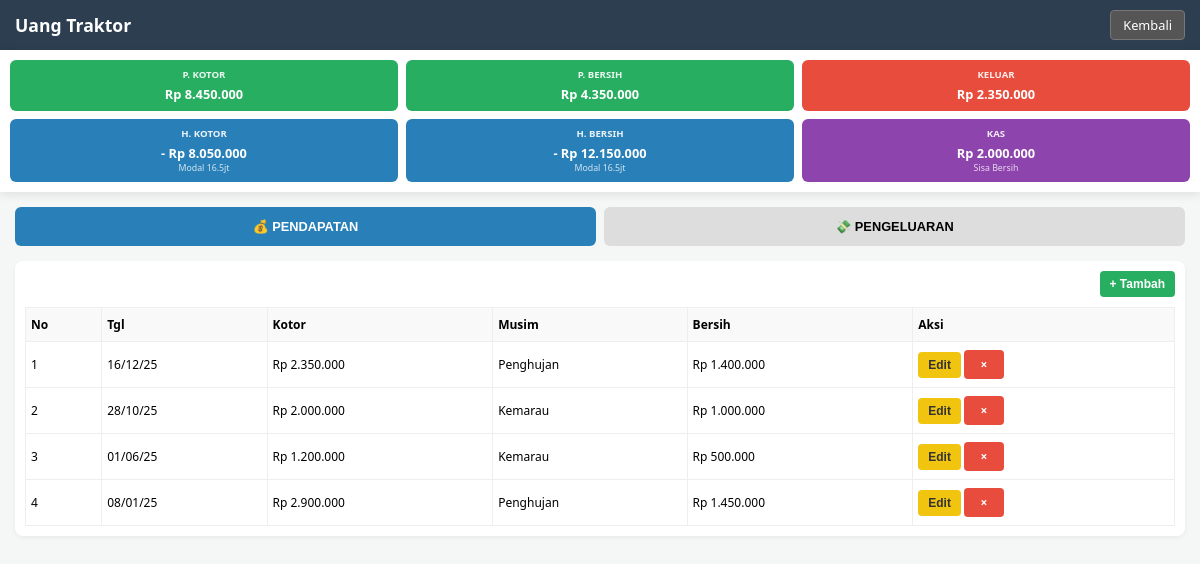
The app's page /traktor/index.php with its own data.
### tables this page shows
CREATE TABLE `pendapatan_traktor` (
  `id` int(11) NOT NULL,
  `tanggal` date DEFAULT NULL,
  `pendapatan_kotor` double DEFAULT NULL,
  `musim` varchar(50) DEFAULT NULL,
  `pendapatan_bersih` double DEFAULT NULL
);

### traktor/index.php (the view, shortened to what this page needs)
<?php
include '../koneksi.php';
$harga_beli_traktor = 16500000;
$sql_p = $conn->query("SELECT SUM(pendapatan_kotor) as kotor, SUM(pendapatan_bersih) as bersih FROM pendapatan_traktor")->fetch_assoc();
$sql_e = $conn->query("SELECT SUM(jumlah_pengeluaran) as keluar FROM pengeluaran_traktor")->fetch_assoc();
$total_pendapatan_kotor = $sql_p['kotor'] ?? 0;
$total_pendapatan_bersih = $sql_p['bersih'] ?? 0;
$total_pengeluaran       = $sql_e['keluar'] ?? 0;
$hasil_kotor  = $total_pendapatan_kotor - $harga_beli_traktor;
$hasil_bersih = $total_pendapatan_bersih - $harga_beli_traktor;
$sisa_uang    = $total_pendapatan_bersih - $total_pengeluaran;
function formatRp($angka) {
    $tanda = $angka < 0 ? "- " : "";
    return $tanda . "Rp " . number_format(abs($angka), 0, ',', '.');
}
?>
<!DOCTYPE html>
<html lang="id">
<head>
</head>
<body>
    <div class="navbar">
        <h2>Uang Traktor</h2>
        <a href="../index.php" class="btn-back">Kembali</a>
    </div>
    <div class="header-sticky">
        <div class="dashboard">
            <div class="card bg-green"><h4>P. Kotor</h4><p><?= formatRp($total_pendapatan_kotor) ?></p></div>
            <div class="card bg-green"><h4>P. Bersih</h4><p><?= formatRp($total_pendapatan_bersih) ?></p></div>
            <div class="card bg-red"><h4>Keluar</h4><p><?= formatRp($total_pengeluaran) ?></p></div>
            <div class="card bg-blue"><h4>H. Kotor</h4><p><?= formatRp($hasil_kotor) ?></p><small>Modal 16.5jt</small></div>
            <div class="card bg-blue"><h4>H. Bersih</h4><p><?= formatRp($hasil_bersih) ?></p><small>Modal 16.5jt</small></div>
            <div class="card bg-purple"><h4>KAS</h4><p><?= formatRp($sisa_uang) ?></p><small>Sisa Bersih</small></div>
        </div>
    </div>
    <div class="content">
        <div class="tab-buttons">
            <button class="tab-btn active" onclick="switchTab('pendapatan', this)">💰 PENDAPATAN</button>
            <button class="tab-btn" onclick="switchTab('pengeluaran', this)">💸 PENGELUARAN</button>
        </div>
        <div id="pendapatan" class="table-section active">
            <button class="btn btn-add" onclick="openModal('modalP1')">+ Tambah</button>
            <table>
                <tr style="background:#f9f9f9;">
                    <th>No</th>
                    <th>Tgl</th>
                    <th>Kotor</th> <th>Musim</th>
                    <th>Bersih</th>
                    <th>Aksi</th>
                </tr>
                <?php $res = $conn->query("SELECT * FROM pendapatan_traktor ORDER BY tanggal DESC"); $no = 1;
                while ($r = $res->fetch_assoc()): ?>
                <tr>
                    <td><?= $no++ ?></td>
                    <td><?= date('d/m/y', strtotime($r['tanggal'])) ?></td>
                    <td><?= formatRp($r['pendapatan_kotor']) ?></td> <td><?= $r['musim'] ?></td>
                    <td><?= formatRp($r['pendapatan_bersih']) ?></td>
                    <td>
                        <button class="btn btn-edit" onclick='editPendapatan(<?= json_encode($r) ?>)'>Edit</button>
                        <a href="index.php?action=delete&type=pendapatan_traktor&id=<?= $r['id'] ?>" class="btn btn-danger" onclick="return confirm('Hapus?')">&times;</a>
                    </td>
                </tr>
                <?php endwhile; ?>
            </table>
        </div>
    </div>
</body>
</html>

### traktor/index.php (style rules this page uses)
:root { --primary: #2980b9; --success: #27ae60; --danger: #e74c3c; --warning: #f1c40f; --dark: #2c3e50; }
body { font-family: 'Segoe UI', sans-serif; margin: 0; padding: 0; background: #f4f7f6; }
.navbar { background: var(--dark); color: white; padding: 10px 15px; display: flex; justify-content: space-between; align-items: center; }
.navbar h2 { margin: 0; font-size: 1.1rem; }
.btn-back { background: #555; color: white; padding: 5px 12px; border-radius: 4px; text-decoration: none; font-size: 0.8rem; border: 1px solid #777; }
.header-sticky { position: sticky; top: 0; z-index: 10; background: #fff; padding: 10px; box-shadow: 0 2px 10px rgba(0,0,0,0.1); }
.dashboard { display: grid; grid-template-columns: repeat(3, 1fr); gap: 8px; }
.card { padding: 8px; border-radius: 6px; color: white; text-align: center; }
.card h4 { margin: 0; font-size: 0.6rem; opacity: 0.9; text-transform: uppercase; }
.card p { margin: 4px 0 0; font-size: 0.8rem; font-weight: bold; }
.card small { font-size: 0.55rem; display: block; opacity: 0.8; }
.content { padding: 15px; }
.tab-buttons { display: flex; gap: 8px; margin-bottom: 15px; }
.tab-btn { flex: 1; padding: 12px; cursor: pointer; border: none; border-radius: 6px; font-weight: bold; background: #ddd; font-size: 0.8rem; }
.tab-btn.active { background: var(--primary); color: white; }
.table-section { display: none; background: white; padding: 10px; border-radius: 8px; box-shadow: 0 2px 4px rgba(0,0,0,0.05); overflow-x: auto; }
.table-section.active { display: block; }
table { width: 100%; border-collapse: collapse; font-size: 0.75rem; min-width: 500px; }
th, td { padding: 8px 5px; border: 1px solid #eee; text-align: left; }
.btn { padding: 6px 10px; border: none; border-radius: 4px; cursor: pointer; text-decoration: none; font-size: 0.75rem; font-weight: bold; }
.btn-add { background: var(--success); color: white; margin-bottom: 10px; float: right; }
.btn-edit { background: var(--warning); color: #333; }
.btn-danger { background: var(--danger); color: white; display: inline-block; width: 20px; text-align: center; }
.bg-green { background: var(--success); }
.bg-red { background: var(--danger); }
.bg-blue { background: var(--primary); }
.bg-purple { background: #8e44ad; }

### records on screen
pendapatan_traktor: tanggal "16/12/25", pendapatan_kotor "Rp 2.350.000", musim "Penghujan", pendapatan_bersih "Rp 1.400.000"
pendapatan_traktor: tanggal "28/10/25", pendapatan_kotor "Rp 2.000.000", musim "Kemarau", pendapatan_bersih "Rp 1.000.000"
pendapatan_traktor: tanggal "01/06/25", pendapatan_kotor "Rp 1.200.000", musim "Kemarau", pendapatan_bersih "Rp 500.000"
pendapatan_traktor: tanggal "08/01/25", pendapatan_kotor "Rp 2.900.000", musim "Penghujan", pendapatan_bersih "Rp 1.450.000"

### other values on screen
formatRp($total_pendapatan_kotor) "Rp 8.450.000"
formatRp($total_pendapatan_bersih) "Rp 4.350.000"
formatRp($total_pengeluaran) "Rp 2.350.000"
formatRp($hasil_kotor) "- Rp 8.050.000"
formatRp($hasil_bersih) "- Rp 12.150.000"
formatRp($sisa_uang) "Rp 2.000.000"
